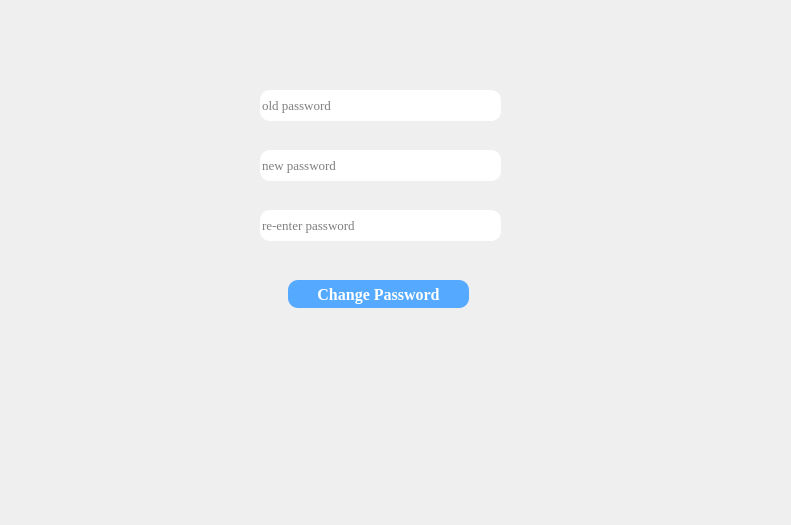
<?xml version="1.0" encoding="UTF-8"?>
<ui version="4.0">
 <class>passwordForm</class>
 <widget class="QWidget" name="passwordForm">
  <property name="geometry">
   <rect>
    <x>0</x>
    <y>0</y>
    <width>791</width>
    <height>525</height>
   </rect>
  </property>
  <property name="minimumSize">
   <size>
    <width>791</width>
    <height>525</height>
   </size>
  </property>
  <property name="maximumSize">
   <size>
    <width>791</width>
    <height>525</height>
   </size>
  </property>
  <property name="windowTitle">
   <string>Form</string>
  </property>
  <widget class="QPushButton" name="changePB">
   <property name="geometry">
    <rect>
     <x>288</x>
     <y>280</y>
     <width>181</width>
     <height>28</height>
    </rect>
   </property>
   <property name="font">
    <font>
     <family>Times New Roman</family>
     <pointsize>12</pointsize>
     <weight>75</weight>
     <italic>false</italic>
     <bold>true</bold>
    </font>
   </property>
   <property name="cursor">
    <cursorShape>PointingHandCursor</cursorShape>
   </property>
   <property name="styleSheet">
    <string notr="true">border-radius:10px;
background-color: rgb(85, 170, 255);
color: rgb(255, 255, 255);</string>
   </property>
   <property name="text">
    <string>Change Password</string>
   </property>
  </widget>
  <widget class="QLineEdit" name="oldpass">
   <property name="geometry">
    <rect>
     <x>260</x>
     <y>90</y>
     <width>241</width>
     <height>31</height>
    </rect>
   </property>
   <property name="font">
    <font>
     <family>Times New Roman</family>
     <pointsize>10</pointsize>
     <weight>50</weight>
     <bold>false</bold>
    </font>
   </property>
   <property name="styleSheet">
    <string notr="true">border-radius:10px;
background-color: rgb(255, 255, 255);</string>
   </property>
   <property name="maxLength">
    <number>20</number>
   </property>
   <property name="echoMode">
    <enum>QLineEdit::Password</enum>
   </property>
   <property name="readOnly">
    <bool>false</bool>
   </property>
   <property name="placeholderText">
    <string>old password</string>
   </property>
  </widget>
  <widget class="QLineEdit" name="newpass">
   <property name="geometry">
    <rect>
     <x>260</x>
     <y>150</y>
     <width>241</width>
     <height>31</height>
    </rect>
   </property>
   <property name="font">
    <font>
     <family>Times New Roman</family>
     <pointsize>10</pointsize>
     <weight>50</weight>
     <bold>false</bold>
    </font>
   </property>
   <property name="styleSheet">
    <string notr="true">border-radius:10px;
background-color: rgb(255, 255, 255);</string>
   </property>
   <property name="maxLength">
    <number>20</number>
   </property>
   <property name="echoMode">
    <enum>QLineEdit::Password</enum>
   </property>
   <property name="readOnly">
    <bool>false</bool>
   </property>
   <property name="placeholderText">
    <string>new password</string>
   </property>
  </widget>
  <widget class="QLineEdit" name="newpass2">
   <property name="geometry">
    <rect>
     <x>260</x>
     <y>210</y>
     <width>241</width>
     <height>31</height>
    </rect>
   </property>
   <property name="font">
    <font>
     <family>Times New Roman</family>
     <pointsize>10</pointsize>
     <weight>50</weight>
     <bold>false</bold>
    </font>
   </property>
   <property name="styleSheet">
    <string notr="true">border-radius:10px;
background-color: rgb(255, 255, 255);</string>
   </property>
   <property name="maxLength">
    <number>20</number>
   </property>
   <property name="echoMode">
    <enum>QLineEdit::Password</enum>
   </property>
   <property name="readOnly">
    <bool>false</bool>
   </property>
   <property name="placeholderText">
    <string>re-enter password</string>
   </property>
  </widget>
 </widget>
 <resources/>
 <connections/>
</ui>
